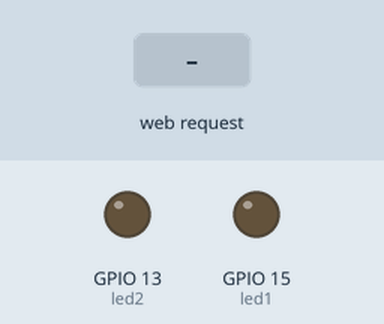
This sketch was run on a simulated ESP32. Parts: output pins drawn as LEDs (lit = HIGH). Inputs (shaded band) come from the test bench. WiFi joins after 1.5 s; servers stay silent unless stated; what the sketch prints to the serial monitor is not drawn.

Above: at 2.7 s.
2.8 s: HTTP request GET /led1on received
At 3.4 s:
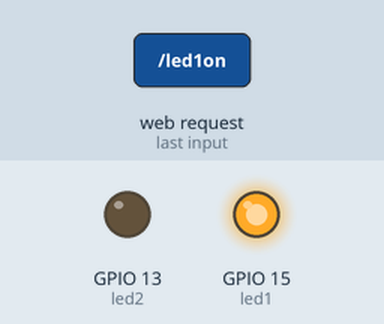
4.3 s: HTTP request GET /led2on received
At 4.6 s:
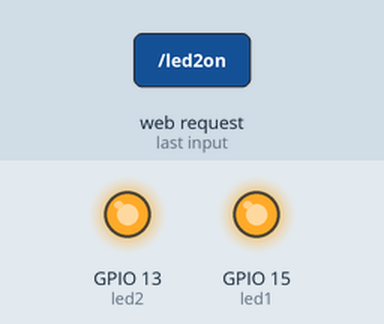
5.8 s: HTTP request GET /led1off received
At 6.9 s:
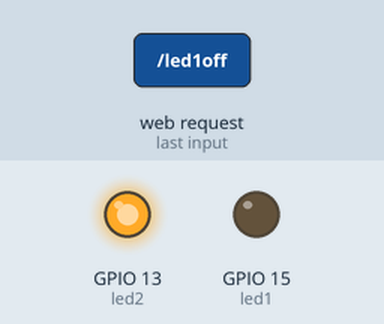
7.3 s: HTTP request GET /led2off received
At 8.1 s:
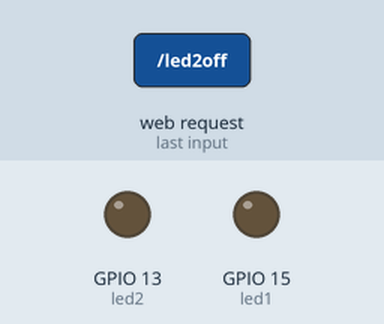
Timing chart, 0 to 9.8 s (numbered marks = the images above; inputs shaded):
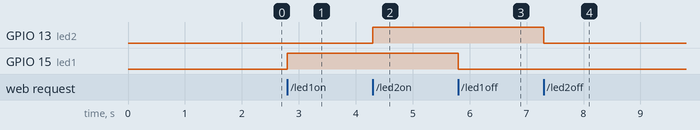

The sketch:

led.ino
```cpp
#include <WiFi.h>
#include <WebServer.h>

const char* ssid = "rashid";
const char* password = "12345678";

WebServer server(80);

int led1 = 15;
int led2 = 13;

void handleRoot() {

  String page = "<html><body>";
  page += "<h1>ESP32 LED Control</h1>";

  page += "<p>LED 1 (GPIO15)</p>";
  page += "<a href='/led1on'><button>ON</button></a>";
  page += "<a href='/led1off'><button>OFF</button></a>";

  page += "<p>LED 2 (GPIO13)</p>";
  page += "<a href='/led2on'><button>ON</button></a>";
  page += "<a href='/led2off'><button>OFF</button></a>";

  page += "</body></html>";

  server.send(200, "text/html", page);
}

void led1on(){
  digitalWrite(led1, HIGH);
  handleRoot();
}

void led1off(){
  digitalWrite(led1, LOW);
  handleRoot();
}

void led2on(){
  digitalWrite(led2, HIGH);
  handleRoot();
}

void led2off(){
  digitalWrite(led2, LOW);
  handleRoot();
}

void setup() {

  Serial.begin(115200);

  pinMode(led1, OUTPUT);
  pinMode(led2, OUTPUT);

  WiFi.begin(ssid, password);

  Serial.print("Connecting");

  while (WiFi.status() != WL_CONNECTED) {
    delay(500);
    Serial.print(".");
  }

  Serial.println("");
  Serial.println("WiFi Connected");
  Serial.println(WiFi.localIP());

  server.on("/", handleRoot);
  server.on("/led1on", led1on);
  server.on("/led1off", led1off);
  server.on("/led2on", led2on);
  server.on("/led2off", led2off);

  server.begin();
}

void loop() {
  server.handleClient();
}
```

Measured:
- after the input at 2.8 s, GPIO 15 (led1): LOW → HIGH at once
- after the input at 4.3 s, GPIO 13 (led2): LOW → HIGH at once
- after the input at 5.8 s, GPIO 15 (led1): HIGH → LOW at once
- after the input at 7.3 s, GPIO 13 (led2): HIGH → LOW at once
